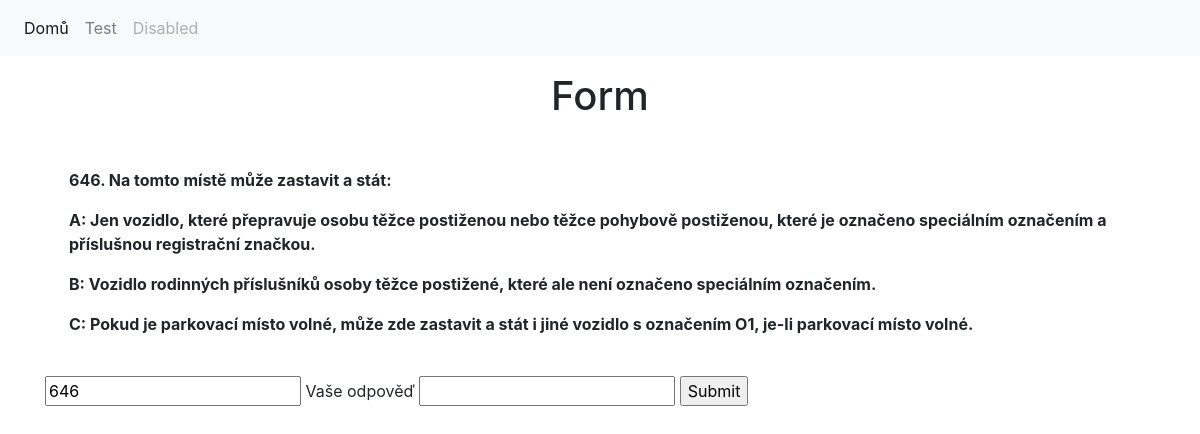
The page /autoskola/odpoved-create on the database its author committed.
### autoskola/models.py (models this page shows, shortened)
class Otazka(models.Model):
    otazka = models.TextField(max_length=150)
    obrazek = models.ImageField(upload_to=get_image_otazky,
        blank=True)
    odpoved_a = models.TextField(max_length=150)
    odpoved_b = models.TextField(max_length=150)
    odpoved_c = models.TextField(max_length=150)
    spravna_odpoved = models.CharField(max_length=1)
    FK_odstavec = models.ForeignKey(
        'Odstavec',
        on_delete=models.CASCADE,
        blank=True,
        null=True
    )
    FK_znacka = models.ForeignKey(
        'Znacka',
        on_delete=models.CASCADE,
        blank=True,
        null=True
    )
    class Meta:
        verbose_name = 'Otázka'
        verbose_name_plural = 'Otázky'

### autoskola/views.py (the view)
# urls.py: path('odpoved-create', TestCreate.as_view(), name='odpoved-create')
class TestCreate(CreateView):
    model = Odpoved
    fields = '__all__'
    success_url = reverse_lazy('odpoved')
    def get_context_data(self, **kwargs):
        context = super().get_context_data(**kwargs)
        otazka = Otazka.objects.order_by('?')[0]
        context["otazka"] = otazka
        return context

### autoskola/templates/autoskola/odpoved_form.html (shortened to what this page needs)
<!DOCTYPE html>
<html lang="en">
<head>
    <link rel="stylesheet" href="https://cdn.jsdelivr.net/npm/bootstrap@4.0.0/dist/css/bootstrap.min.css">
</head>
<body>
    <header>
        <nav class="navbar navbar-expand-lg navbar-light bg-light">
            <div class="collapse navbar-collapse" id="navbarSupportedContent">
              <ul class="navbar-nav mr-auto">
                <li class="nav-item active">
                  <a class="nav-link" href="/autoskola">Domů <span class="sr-only">(current)</span></a>
                </li>
                <li class="nav-item">
                  <a class="nav-link" href="/autoskola/odpoved-create">Test</a>
                </li>
                <li class="nav-item">
                  <a class="nav-link disabled" href="#">Disabled</a>
                </li>
              </ul>
            </div>
          </nav>
    </header>
    <h1 class="text-center py-3">Form</h1>
    <div class="container">
        <div class="p-4">
            <p><b>{{ otazka.id }}. {{ otazka.otazka }}</b></p>
            <p><b>A: <span>{{ otazka.odpoved_a }}</b></span></p>
            <p><b>B: <span>{{ otazka.odpoved_b }}</b></span></p>
            <p><b>C: <span>{{ otazka.odpoved_c }}</b></span></p>
        </div>
        <form method="POST" action="/autoskola/odpoved-create">
            <input id="otazka" type="text" name="otazka" value="{{ otazka.id }}">
            <label for="odpoved">Vaše odpověď </label>
            <input id="odpoved" type="text" name="odpoved" value="">
            <input type="submit" value="Submit">
        </form>
    </div>
</body>
</html>

### rows shown on the page
Otazka: id "646", otazka "Na tomto místě může zastavit a stát:", odpoved_a "Jen vozidlo, které přepravuje osobu těžce postiženou nebo těžce pohybově postiženou, které je označeno speciálním označením a příslušnou registrační značkou.", odpoved_b "Vozidlo rodinných příslušníků osoby těžce postižené, které ale není označeno speciálním označením.", odpoved_c "Pokud je parkovací místo volné, může zde zastavit a stát i jiné vozidlo s označením O1, je-li parkovací místo volné.", otazka "646"
